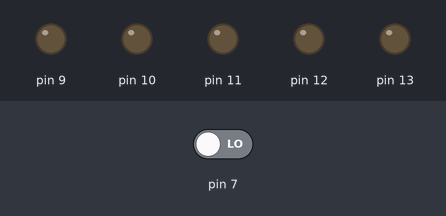
This sketch was run on a simulated Arduino Uno, built with avr-gcc and run on an emulated ATmega328P. On the bench: output pins drawn as LEDs (lit = HIGH). The inputs (shaded band) are chosen by the test bench; at power-on: pin 7 LOW.

Above: at 1.2 s.
1.3 s: pin 7 driven HIGH
At 2.1 s:
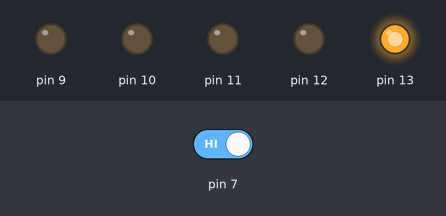
At 3.7 s:
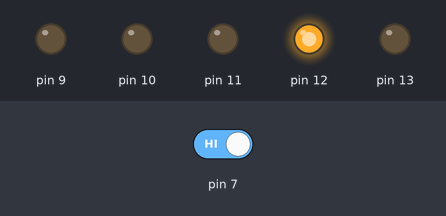
10.3 s: pin 7 driven LOW
At 11.4 s:
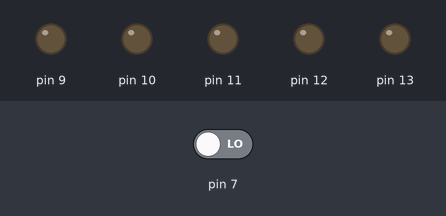
Timing chart, 0 to 13.3 s (numbered marks = the images above; inputs shaded):
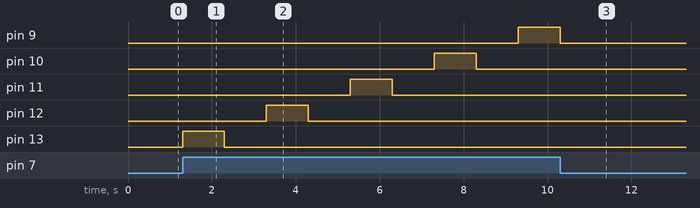

Measured:
- after the input at 1.3 s, pin 9: LOW → HIGH after 8.0 s; pin 10: LOW → HIGH after 6.0 s, → LOW 1.0 s later; pin 11: LOW → HIGH after 4.0 s, → LOW 1.0 s later; pin 12: LOW → HIGH after 2.0 s, → LOW 1.0 s later; pin 13: LOW → HIGH at once, → LOW 1.0 s later
- after the input at 10.3 s, pin 10: stays LOW (without the input it goes to HIGH after 7.0 s); pin 11: stays LOW (without the input it goes to HIGH after 5.0 s); pin 12: stays LOW (without the input it goes to HIGH after 3.0 s); pin 13: stays LOW (without the input it goes to HIGH after 1.0 s)

The sketch:

neat_lappi_tumelo1.ino
```cpp
int Led1=13;
int Led2=12;
int Led3=11;
int Led4=10;
int Led5=9;
int Button=7;
int S=0;
void setup()
{
  pinMode(13, OUTPUT);
  pinMode(12,OUTPUT);
  pinMode(11,OUTPUT);
  pinMode(10,OUTPUT);
  pinMode(9,OUTPUT);
  pinMode(7,INPUT);
}

void loop()
{
 S=digitalRead(7);
  if (S==1)
  {
  digitalWrite(13, HIGH);
  delay(1000);
  digitalWrite(13, LOW);
  delay(1000);
  digitalWrite(12,HIGH);
  delay(1000);
  digitalWrite(12,LOW);
  delay(1000);
  digitalWrite(11,HIGH);
  delay(1000);
  digitalWrite(11,LOW);
  delay(1000);
     digitalWrite(10, HIGH);
  delay(1000);
  digitalWrite(10, LOW);
  delay(1000);
     digitalWrite(9, HIGH);
  delay(1000);
  digitalWrite(9, LOW);
  delay(1000);
  }
  else {
    digitalWrite(13,LOW);
    digitalWrite(12,LOW);
    digitalWrite(11,LOW);
    digitalWrite(10,LOW);
    digitalWrite(9,LOW);
  }
}
```
